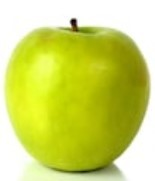
#> input picture test.jpg, 155 x 181 px
$ jupyter execute '3. Measure similarity between images using Python-OpenCV.ipynb'
#> lines starting #> are read from the running program, lines starting #| are printed output that depends on the picture; long printed decimals are rounded
[cell 1]
import cv2
import matplotlib.pyplot as plt

# test image
image = cv2.imread('test.jpg')
#> image is the input picture: shape (181, 155, 3); mean B, G, R 104.9, 215.4, 206.3
image = cv2.cvtColor(image,cv2.COLOR_BGR2RGB)
plt.figure(figsize=(6,6))
plt.imshow(image)
gray_image = cv2.cvtColor(image, cv2.COLOR_BGR2GRAY)
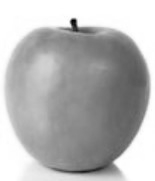
#> gray_image: shape (181, 155); min 1, max 255, mean 181.3
histogram = cv2.calcHist([gray_image], [0],
                         None, [256], [0, 256])
#> histogram = 256 values, max 4918 at index 255, min 0 at index 0, mean 109.6

# data1 image
image = cv2.imread('data1.jpg')
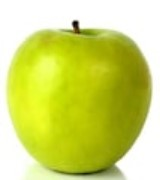
#> input picture data1.jpg, 160 x 180 px
#> image is the input picture: shape (180, 160, 3); mean B, G, R 109.6, 216.7, 207.7
image = cv2.cvtColor(image,cv2.COLOR_BGR2RGB)
plt.figure(figsize=(6,6))
plt.imshow(image)
gray_image1 = cv2.cvtColor(image, cv2.COLOR_BGR2GRAY)
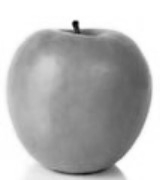
#> gray_image1: shape (180, 160); min 4, max 255, mean 183.6
histogram1 = cv2.calcHist([gray_image1], [0],
                          None, [256], [0, 256])
#> histogram1 = 256 values, max 5558 at index 255, min 0 at index 0, mean 112.5

# data2 image
image = cv2.imread('data2.jpg')
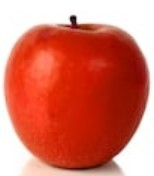
#> input picture data2.jpg, 154 x 176 px
#> image is the input picture: shape (176, 154, 3); mean B, G, R 99.9, 116.7, 214
image = cv2.cvtColor(image,cv2.COLOR_BGR2RGB)
plt.figure(figsize=(6,6))
plt.imshow(image)
gray_image2 = cv2.cvtColor(image, cv2.COLOR_BGR2GRAY)
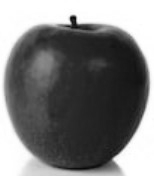
#> gray_image2: shape (176, 154); min 6, max 255, mean 122.8
histogram2 = cv2.calcHist([gray_image2], [0],None, [256], [0, 256])
#> histogram2 = 256 values, max 4026 at index 255, min 0 at index 0, mean 105.9

c1, c2 = 0, 0

# Euclidean Distance between data1 and test
i = 0
while i<len(histogram) and i<len(histogram1):
    c1+=(histogram[i]-histogram1[i])**2
    i+= 1
#> this loop made 256 passes
#> c1 on passes 1 to 3: [0], [4], [4]
#> after the loop, c1 = [587025]; i = 256
c1 = c1**(1 / 2)
#> c1 = [766.2]


# Euclidean Distance between data2 and test
i = 0
while i<len(histogram) and i<len(histogram2):
    c2+=(histogram[i]-histogram2[i])**2
    i+= 1
#> this loop made 256 passes
#> after the loop, c2 = [7611405]; i = 256
c2 = c2**(1 / 2)
#> c2 = [2758.9]

if(c1<c2):
    print("data1.jpg is more similar to test.jpg as compare to data2.jpg Score: "+str(c1))
#| data1.jpg is more similar to test.jpg as compare to data2.jpg Score: [766.176]
else:
    print("data2.jpg is more similar to test.jpg as compare to data1.jpg Score: "+str(c2))
